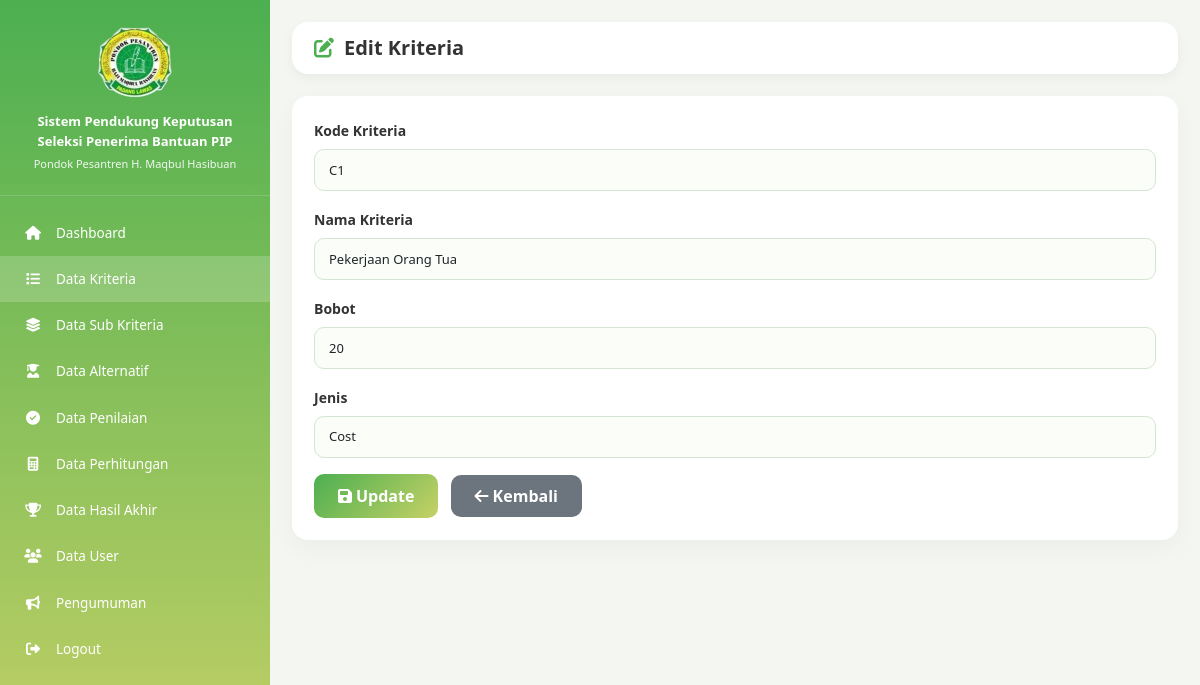
The page /views/admin/kriteria/edit.php?id=1 (signed in) on the database its author committed.
### tables this page shows
CREATE TABLE IF NOT EXISTS kriteria (
    id INT AUTO_INCREMENT PRIMARY KEY,
    kode_kriteria VARCHAR(10) UNIQUE,
    nama_kriteria VARCHAR(100),
    bobot INT,
    jenis ENUM('benefit','cost')
);

### views/admin/kriteria/edit.php (the view, shortened to what this page needs)
<?php
require_once '../../../config/koneksi.php';
$id = intval($_GET['id'] ?? 0);
$stmt = mysqli_prepare($koneksi, "SELECT * FROM kriteria WHERE id=?");
mysqli_stmt_bind_param($stmt, "i", $id); mysqli_stmt_execute($stmt);
$kriteria = mysqli_fetch_assoc(mysqli_stmt_get_result($stmt)); mysqli_stmt_close($stmt);
?>
<!DOCTYPE html>
<html lang="en"><head><?php include '../../layouts/head.php'; ?></head>
<body><?php include '../../layouts/sidebar_admin.php'; ?>
<div class="content">
    <div class="navbar-custom"><div class="page-title"><i class="fa fa-edit"></i><h4>Edit Kriteria</h4></div></div>
    <div class="card-custom">
        <form method="POST">
            <div class="mb-3"><label class="form-label fw-bold small">Kode Kriteria</label><input type="text" name="kode_kriteria" class="form-control" required value="<?php echo htmlspecialchars($kriteria['kode_kriteria']); ?>"></div>
            <div class="mb-3"><label class="form-label fw-bold small">Nama Kriteria</label><input type="text" name="nama_kriteria" class="form-control" required value="<?php echo htmlspecialchars($kriteria['nama_kriteria']); ?>"></div>
            <div class="mb-3"><label class="form-label fw-bold small">Bobot</label><input type="number" name="bobot" class="form-control" min="1" required value="<?php echo $kriteria['bobot']; ?>"></div>
            <div class="mb-3"><label class="form-label fw-bold small">Jenis</label>
                <select name="jenis" class="form-select"><option value="cost" <?php echo $kriteria['jenis']=='cost'?'selected':''; ?>>Cost</option></select>
            </div>
            <button type="submit" class="btn-simpan"><i class="fa fa-save me-1"></i>Update</button>
            <a href="index.php" class="btn-batal ms-2"><i class="fa fa-arrow-left me-1"></i>Kembali</a>
        </form>
    </div>
</div>
<?php include '../../layouts/footer.php'; ?></body></html>

### public/assets/css/style.css (style rules this page uses)
:root { --primary: #4caf50; --primary-dark: #388e3c; --primary-light: #c6d166; --bg: #f4f7f1; --card-bg: #ffffff; --text: #333333; --text-muted: #777777; --border: #d6e4d3; --sidebar-w: 270px; --radius: 16px; --radius-sm: 10px; --shadow: 0 4px 12px rgba(0,0,0,0.05); --shadow-lg: 0 8px 24px rgba(0,0,0,0.04); --transition: 0.3s ease; }
* { margin: 0; padding: 0; box-sizing: border-box; }
body { font-family: 'Segoe UI', Arial, Helvetica, sans-serif; background: var(--bg); overflow-x: hidden; color: var(--text); }
a { text-decoration: none; color: inherit; }
.content { margin-left: var(--sidebar-w); padding: 22px; min-height: 100vh; transition: margin-left var(--transition); }
.navbar-custom { background: var(--card-bg); padding: 14px 22px; border-radius: var(--radius); display: flex; justify-content: space-between; align-items: center; box-shadow: var(--shadow); margin-bottom: 22px; flex-wrap: wrap; gap: 10px; }
.page-title { display: flex; align-items: center; gap: 10px; }
.page-title i { font-size: 20px; color: var(--primary); }
.page-title h4 { margin: 0; font-size: 20px; font-weight: bold; color: var(--text); }
.card-custom { background: var(--card-bg); border-radius: var(--radius); border: none; box-shadow: var(--shadow-lg); padding: 22px; margin-bottom: 22px; }
.form-control, .form-select { height: 42px; border-radius: var(--radius-sm); border: 1px solid var(--border); background: #fafdf8; padding-left: 14px; font-size: 13px; }
.btn-simpan { background: linear-gradient(135deg, var(--primary), var(--primary-light)); color: white; border: none; border-radius: var(--radius-sm); padding: 10px 24px; font-weight: bold; transition: var(--transition); min-height: 44px; }
.btn-batal { background: #6c757d; color: white; border: none; border-radius: var(--radius-sm); padding: 10px 24px; font-weight: bold; min-height: 44px; transition: var(--transition); }

### rows shown on the page
kriteria: kode_kriteria "C1", nama_kriteria "Pekerjaan Orang Tua", bobot "20", jenis "Cost"
